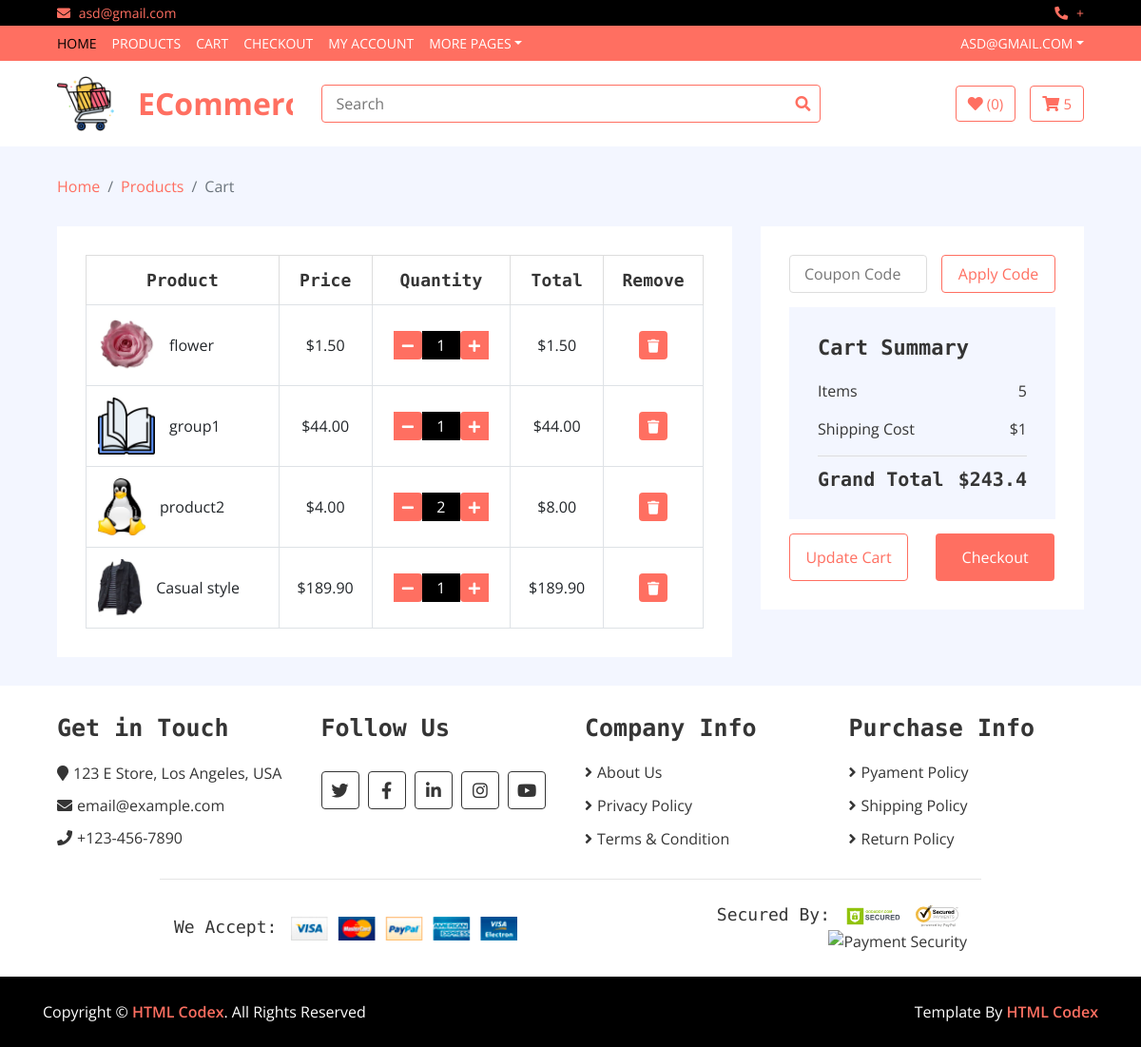
The app's page /cart/ (signed in), older data.
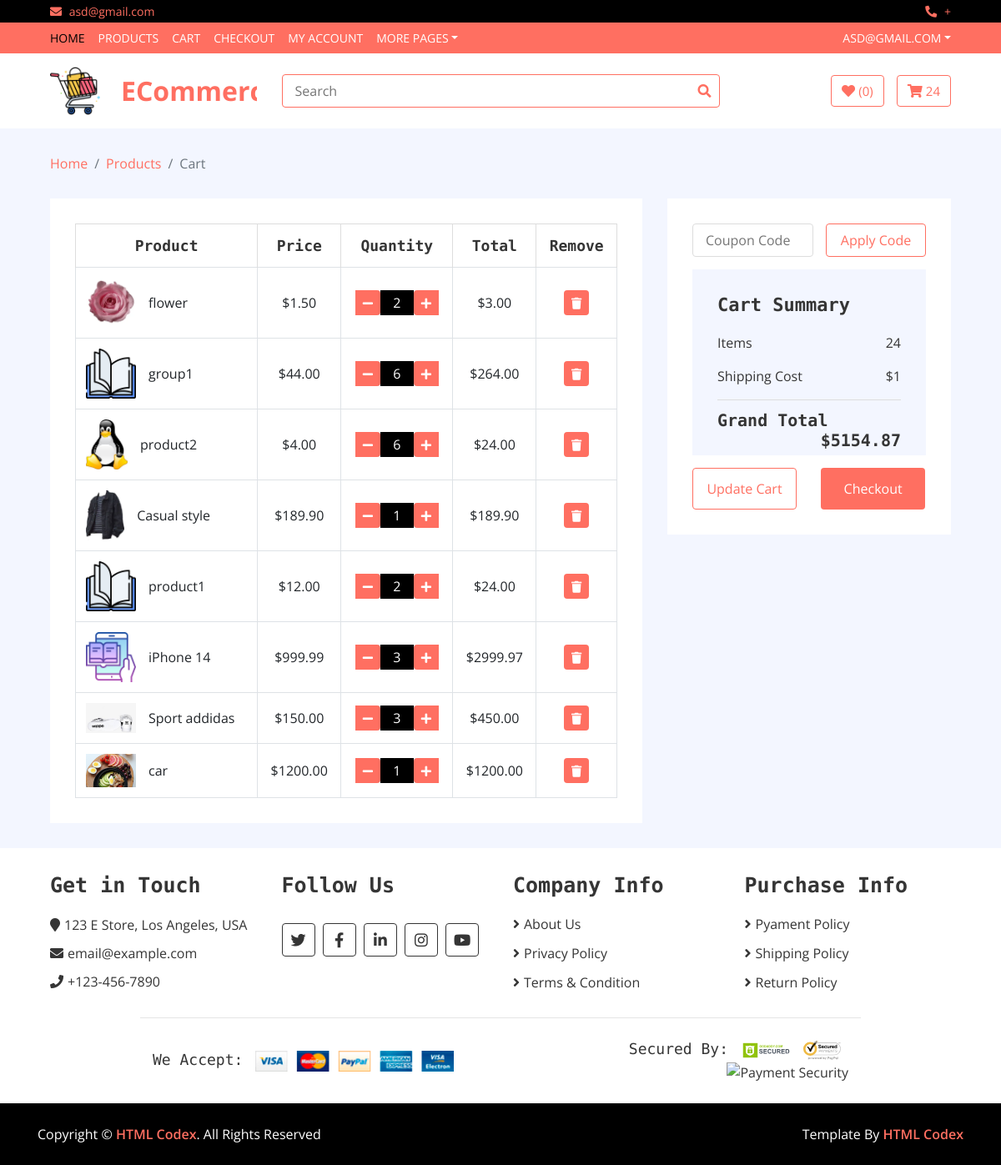
The same page, newer data.
### ecommerce_app/models.py (models this page shows, shortened)
class OrderItem(models.Model):
    product = models.ForeignKey(Product, on_delete=models.SET_NULL, blank=True , null=True)
    order = models.ForeignKey(Order, on_delete=models.SET_NULL, blank=True, null=True)
    quantity = models.IntegerField(default=0, null=True, blank=True)
    date_created = models.DateTimeField(auto_now_add=True)
    @property
    def get_total(self):
        total = self.product.price * self.quantity
        return total

class Product(models.Model):
    name = models.CharField(max_length=80)
    category = models.ForeignKey(Category, on_delete=models.CASCADE)
    description = models.TextField(blank=True, null=None)
    price = models.DecimalField(max_digits=7, decimal_places=2)
    stock = models.BooleanField(default=True)
    quantity = models.PositiveIntegerField(default=0)
    image = models.ImageField(upload_to=f"image/pro_", blank=True )
    created_at=models.DateTimeField(auto_now_add=True )
    prand =models.ForeignKey(Prand , on_delete=models.CASCADE)

class Order(models.Model):
    user = models.ForeignKey(User, on_delete=models.SET_NULL, blank=True,null=True)
    date_created = models.DateTimeField(auto_now_add=True)
    complete = models.BooleanField(default=False, null=True, blank=False)
    transaction_id = models.CharField(max_length=200,null=True,blank=True)
    @property
    def get_cart_total(self):
        orderitems = self.orderitem_set.all()
        total = sum([item.get_total for item in orderitems])
        return float(total)
    @property
    def get_cart_items(self):
        orderitems = self.orderitem_set.all()
        total = sum([item.quantity for item in orderitems])
        return total

### ecommerce_app/views.py (the view)
# urls.py: path("cart/", cart, name="cart"),
@login_required(login_url = '/login')
def cart(request):
    if request.user.is_authenticated:
        order, created = Order.objects.get_or_create(user=request.user, complete=False)
        items = order.orderitem_set.all()
        cartItems = order.get_cart_items
    else:
        items = []
        order = {"get_cart_items":0, "get_cart_total":0}
        cartItems = {"order.get_cart_items"}
    context = {
        "items": items,
        "order": order,
        "cartItems":cartItems,
    }
    return render(request, "cart.html", context)

### ecommerce_app/templates/cart.html
{% extends 'base.html' %} {% block body %}
<div class="breadcrumb-wrap">
    <div class="container-fluid">
        <ul class="breadcrumb">
            <li class="breadcrumb-item"><a href="#">Home</a></li>
            <li class="breadcrumb-item"><a href="#">Products</a></li>
            <li class="breadcrumb-item active">Cart</li>
        </ul>
    </div>
</div>
<div class="cart-page">
    <div class="container-fluid">
        <div class="row">
            <div class="col-lg-8">
                <div class="cart-page-inner">
                    <div class="table-responsive">
                        <table class="table table-bordered">
                            <thead class="thead-dark">
                                <tr>
                                    <th>Product</th>
                                    <th>Price</th>
                                    <th>Quantity</th>
                                    <th>Total</th>
                                    <th>Remove</th>
                                </tr>
                            </thead>
                            <tbody class="align-middle">
                                {% for item in items %}
                                <tr>
                                    <td>
                                        <div class="img">
                                            <a href="#"><img src="{{item.product.image.url}}" alt="Image"></a>
                                            <p>{{item.product.name}}</p>
                                        </div>
                                    </td>
                                    <td>${{item.product.price}}</td>
                                    <td>
                                        <div class="qty">
                                            <button class="btn-plus update-cart" data-product="{{item.product.id}}" data-action="remove"><i class="fa fa-minus"></i></button>
                                            <input type="text" value="{{item.quantity}}">
                                            <button class="btn-minus update-cart" data-product="{{item.product.id}}" data-action="add"><i class="fa  fa-plus"></i></button>
                                        </div>
                                    </td>
                                    <td>${{item.get_total}}</td>
                                    <td><button><i class="fa fa-trash"></i></button></td>
                                </tr>
                                {%endfor%}
                            </tbody>
                        </table>
                    </div>
                </div>
            </div>
            <div class="col-lg-4">
                <div class="cart-page-inner">
                    <div class="row">
                        <div class="col-md-12">
                            <div class="coupon">
                                <input type="text" placeholder="Coupon Code">
                                <button>Apply Code</button>
                            </div>
                        </div>
                        <div class="col-md-12">
                            <div class="cart-summary">
                                <div class="cart-content">
                                    <h1>Cart Summary</h1>
                                    <p>Items<span>{{order.get_cart_items}}</span></p>
                                    <p>Shipping Cost<span>$1</span></p>
                                    <h2>Grand Total<span>${{order.get_cart_total}}</span></h2>
                                </div>
                                <div class="cart-btn">
                                    <button>Update Cart</button>
                                    <button onclick="location.href='{% url 'checkout'%}'">Checkout</button>
                                </div>
                            </div>
                        </div>
                    </div>
                </div>
            </div>
        </div>
    </div>
</div>
{% endblock body %}

### ecommerce_app/templates/base.html (shortened to what this page needs)
{% load static %}
<!DOCTYPE html>
<html lang="en">
<head>
    <link href="https://stackpath.bootstrapcdn.com/bootstrap/4.4.1/css/bootstrap.min.css" rel="stylesheet">
    <link href="https://cdnjs.cloudflare.com/ajax/libs/font-awesome/5.10.0/css/all.min.css" rel="stylesheet">
    <link href="{%static 'lib/slick/slick.css'%}" rel="stylesheet">
    <link href="{%static 'lib/slick/slick-theme.css'%}" rel="stylesheet">
    <link href="{%static 'css/style.css'%}" rel="stylesheet"> {% block style %} {% endblock %}
    <link href="{%static 'css/style.css'%}" rel="stylesheet">
</head>
<body>
    <div class="top-bar">
        <div class="container-fluid">
            <div class="row">
                <div class="col-sm-6">
                    <i class="fa fa-envelope"></i> {{user.username}}
                </div>
                <div class="col-sm-6">
                    <i class="fa fa-phone-alt"></i> +{{Register_models.mobile}}
                </div>
            </div>
        </div>
    </div>
    <div class="nav">
        <div class="container-fluid">
            <nav class="navbar navbar-expand-md bg-dark navbar-dark">
                <div class="collapse navbar-collapse justify-content-between" id="navbarCollapse">
                    <div class="navbar-nav mr-auto">
                        <a href="{% url 'home'%}" class="nav-item nav-link active">Home</a>
                        <a href="{% url 'product_list'%}" class="nav-item nav-link">Products</a>
                        <a href="cart.html" class="nav-item nav-link">Cart</a>
                        <a href="checkout.html" class="nav-item nav-link">Checkout</a>
                        <a href="{% url 'my_account'%}" class="nav-item nav-link">My Account</a>
                        <div class="nav-item dropdown">
                            <a href="#" class="nav-link dropdown-toggle" data-toggle="dropdown">More Pages</a>
                        </div>
                    </div>
                    <div class="navbar-nav ml-auto">
                        <div class="nav-item dropdown">
                            {% if user.is_authenticated%}
                            <a href="#" class="nav-link dropdown-toggle" data-toggle="dropdown">{{user.username}}</a>
                            {%else%}
                            <a href="#" class="nav-link dropdown-toggle" data-toggle="dropdown">User Account</a>
                            <div class="dropdown-menu">
                                <a href="{% url 'login'%}" class="dropdown-item">Login</a>
                                <a href="{% url 'register'%}" class="dropdown-item">Register</a>
                            </div>
                            {%endif%}
                        </div>
                    </div>
                </div>
            </nav>
        </div>
    </div>
    <div class="bottom-bar">
        <div class="container-fluid">
            <div class="row align-items-center">
                <div class="col-md-3">
                    <div class="logo">
                        <a href="index.html">
                            <img src="{%static 'img/logo1.png'%}" alt="Logo1">
                            <span>ECommerce</span>
                        </a>
                    </div>
                </div>
                <div class="col-md-6">
                    <div class="search">
                        <input type="text" placeholder="Search">
                        <button><i class="fa fa-search"></i></button>
                    </div>
                </div>
                <div class="col-md-3">
                    <div class="user">
                        <a href="wishlist.html" class="btn wishlist">
                            <i class="fa fa-heart"></i>
                            <span>(0)</span>
                        </a>
                        <a href="{% url 'cart'%}" class="btn cart ">
                            <i class="fa fa-shopping-cart "></i>
                            <span> {{cartItems}} </span>
                        </a>
                    </div>
                </div>
            </div>
        </div>
    </div>
    {% block body%} {% endblock %}
    <div class="footer">
        <div class="container-fluid">
            <div class="row">
                <div class="col-lg-3 col-md-6">
                    <div class="footer-widget">
                        <h2>Get in Touch</h2>
                        <div class="contact-info">
                            <p><i class="fa fa-map-marker"></i>123 E Store, Los Angeles, USA</p>
                            <p><i class="fa fa-envelope"></i>email@example.com</p>
                            <p><i class="fa fa-phone"></i>+123-456-7890</p>
                        </div>
                    </div>
                </div>
                <div class="col-lg-3 col-md-6">
                    <div class="footer-widget">
                        <h2>Follow Us</h2>
                        <div class="contact-info">
                            <div class="social">
                                <a href=""><i class="fab fa-twitter"></i></a>
                                <a href=""><i class="fab fa-facebook-f"></i></a>
                                <a href=""><i class="fab fa-linkedin-in"></i></a>
                                <a href=""><i class="fab fa-instagram"></i></a>
                                <a href=""><i class="fab fa-youtube"></i></a>
                            </div>
                        </div>
                    </div>
                </div>
                <div class="col-lg-3 col-md-6">
                    <div class="footer-widget">
                        <h2>Company Info</h2>
                        <ul>
                            <li><a href="#">About Us</a></li>
                            <li><a href="#">Privacy Policy</a></li>
                            <li><a href="#">Terms & Condition</a></li>
                        </ul>
                    </div>
                </div>
                <div class="col-lg-3 col-md-6">
                    <div class="footer-widget">
                        <h2>Purchase Info</h2>
                        <ul>
                            <li><a href="#">Pyament Policy</a></li>
                            <li><a href="#">Shipping Policy</a></li>
                            <li><a href="#">Return Policy</a></li>
                        </ul>
                    </div>
                </div>
            </div>
            <div class="row payment align-items-center">
                <div class="col-md-6">
                    <div class="payment-method">
                        <h2>We Accept:</h2>
                        <img src="{%static 'img/payment-method.png'%} " alt="Payment Method " />
                    </div>
                </div>
                <div class="col-md-6">
                    <div class="payment-security">
                        <h2>Secured By:</h2>
                        <img src="{%static 'img/godaddy.svg'%} " alt="Payment Security " />
                        <img src="{%static 'img/norton.svg'%} " alt="Payment Security " />
                        <img src="{%static 'img/ssl.svg '%}" alt="Payment Security " />
                    </div>
                </div>
            </div>
        </div>
    </div>
    <div class="footer-bottom">
        <div class="container">
            <div class="row">
                <div class="col-md-6 copyright">
                    <p>Copyright &copy; <a href="https://htmlcodex.com">HTML Codex</a>. All Rights Reserved</p>
                </div>
                <div class="col-md-6 template-by">
                    <p>Template By <a href="https://htmlcodex.com">HTML Codex</a></p>
                </div>
            </div>
        </div>
    </div>
</body>
</html>

Row changes from the older to the newer data that the page shows:
changed OrderItem "flower": quantity "1" → "2"; get_total "1.50" → "3.00"
changed OrderItem "group1": quantity "1" → "6"; get_total "44.00" → "264.00"
changed OrderItem "product2": quantity "2" → "6"; get_total "8.00" → "24.00"
added OrderItem: product.image (picture), product.name "product1", product.price "12.00", quantity "2", get_total "24.00"
added OrderItem: product.image (picture), product.name "iPhone 14", product.price "999.99", quantity "3", get_total "2999.97"
added OrderItem: product.image (picture), product.name "Sport addidas", product.price "150.00", quantity "3", get_total "450.00"
added OrderItem: product.image (picture), product.name "car", product.price "1200.00", quantity "1", get_total "1200.00"
changed through a linked row, Order: get_cart_items "5" → "24"; get_cart_total "243.4" → "5154.87"
Text that changed along with them:
{{ cartItems }}: "5" → "24"
